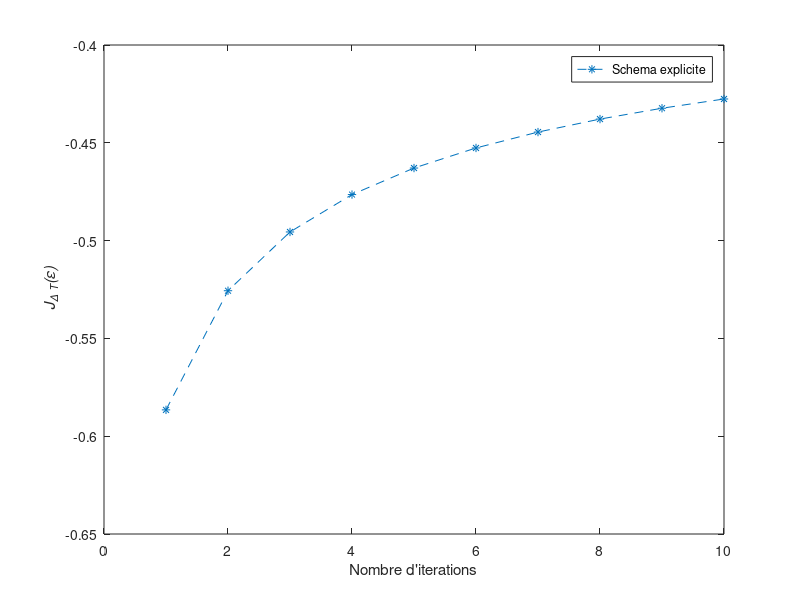

This figure's MATLAB source:
function explicitdim10
%============= Variables =================
dim=10;
T	=10;
L	=200; %return to 200
t	=linspace(0,T,L);
dt	=t(2)-t(1);

%H0	=[1 0;0 2];
%matrice symetrique random
H0r=rand(dim);
H0=H0r+H0r';
%H1	=[0 1;1 0];
%0 sur la diagonale, 1 partout ailleurs
H1	=ones(dim,dim)-diag(ones(1,dim));

alpha = 10;
%y0 = [1;0];
y0 = [1;0;0;0;0;0;0;0;0;0];
%ycible	=[0;1];
ycible	=[0;0;0;0;0;0;0;0;0;1];

maxiter	= 10; %return to 30 after
c	= ones(1,L-1)*0.3; %eps
ctil = ones(1,L-1)*0.5; %eps tilde
%division by zero in mus if c=ctilde

y=zeros(dim,L);
y(:,1)=y0;
p=zeros(dim,L);
p(:,L)=ycible;

psit=zeros(dim,L);
psit(:,1)=expm(-(H0*dt)/(2*i))*y(:,1); %initial value

psib=zeros(dim,L);
psib(:,1)=expm((H0*dt)/(2*i))*y(:,1);

chit=zeros(dim,L);
chit(:,L)=expm((H0*dt)/(2*i))*p(:,L); %end value

chib=zeros(dim,L);
chib(:,L)=expm(-(H0*dt)/(2*i))*p(:,L);

Jtab=zeros(1,maxiter);


%============= Main =================
for iter=1:maxiter
  %iter
  %use Newton or secante?
  %step1
    for j=L-1:-1:1
    chib(:,j+1)=expm(-(H0*dt)/(2*i))*p(:,j+1);
    etha(j)=alpha/(alpha+dt*real(chib(:,j+1)'*(H1^2)*psit(:,j+1)));
    ctil(j)=(1-etha(j))*c(j)-(etha(j)/alpha)*imag(chib(:,j+1)'*H1*psit(:,j+1));
    chit(:,j)=expm(i*H1*ctil(:,j)*dt)*chib(:,j+1);
    p(:,j)=expm(i*H0*dt/2)*chit(:,j);
  end
  %ctil
  
  %step2
  for j=1:L-1
    psib(:,j)=expm((H0*dt)/(2*i))*y(:,j);
    delta(j)=alpha/(alpha+dt*real(chit(:,j)'*(H1^2)*psib(:,j)));
    c(j)=(1-delta(j))*ctil(j)-(delta(j)/alpha)*imag(chit(:,j)'*H1*psib(:,j));
    psit(:,j+1)=expm(-i*H1*c(:,j)*dt)*psib(:,j);
    y(:,j+1)=expm(-i*H0*dt/2)*psit(:,j+1);
  end
  %c

  %J=2-norm(ycible-y(:,L))^2 - alpha * dt * norm(c)^2;
  J=2*real(ycible'*y(:,L)) - alpha * dt * norm(c)^2;
  
  Jtab(iter)=J;
  
	plot(Jtab, '--*');
  xlabel("Nombre d'iterations");
  ylabel ('{\it J_{\Delta T}(\epsilon)}')
  legend ("Schema explicite");
  
  %plot(t(1:end-1),c)
  %xlabel("Temps de contrôle");
  %ylabel ('Contrôle {\it \epsilon (t)}')
  %legend ("Champ de contrôle obtenu");
  
  %plot3(y)
  %xlabel("Temps");
  %ylabel ('{\it \psi (t)}')
  %legend ("Fonction d'onde");
  
	pause(.1);
  
	%fprintf(2,'Iter=%i|J=%f \n',iter,J)
end
%fprintf(1,'y(T)=%f \n',y(:,L))
%cputime ()

end

%============= Functions =================
%********** Mu star **********
function mus=calculMus(x,y,mu,dt)
  Id2 = eye (size (mu));
  mus=i*(expm(mu*(x-y)*dt/i)-Id2)/(dt*(x-y));
end
